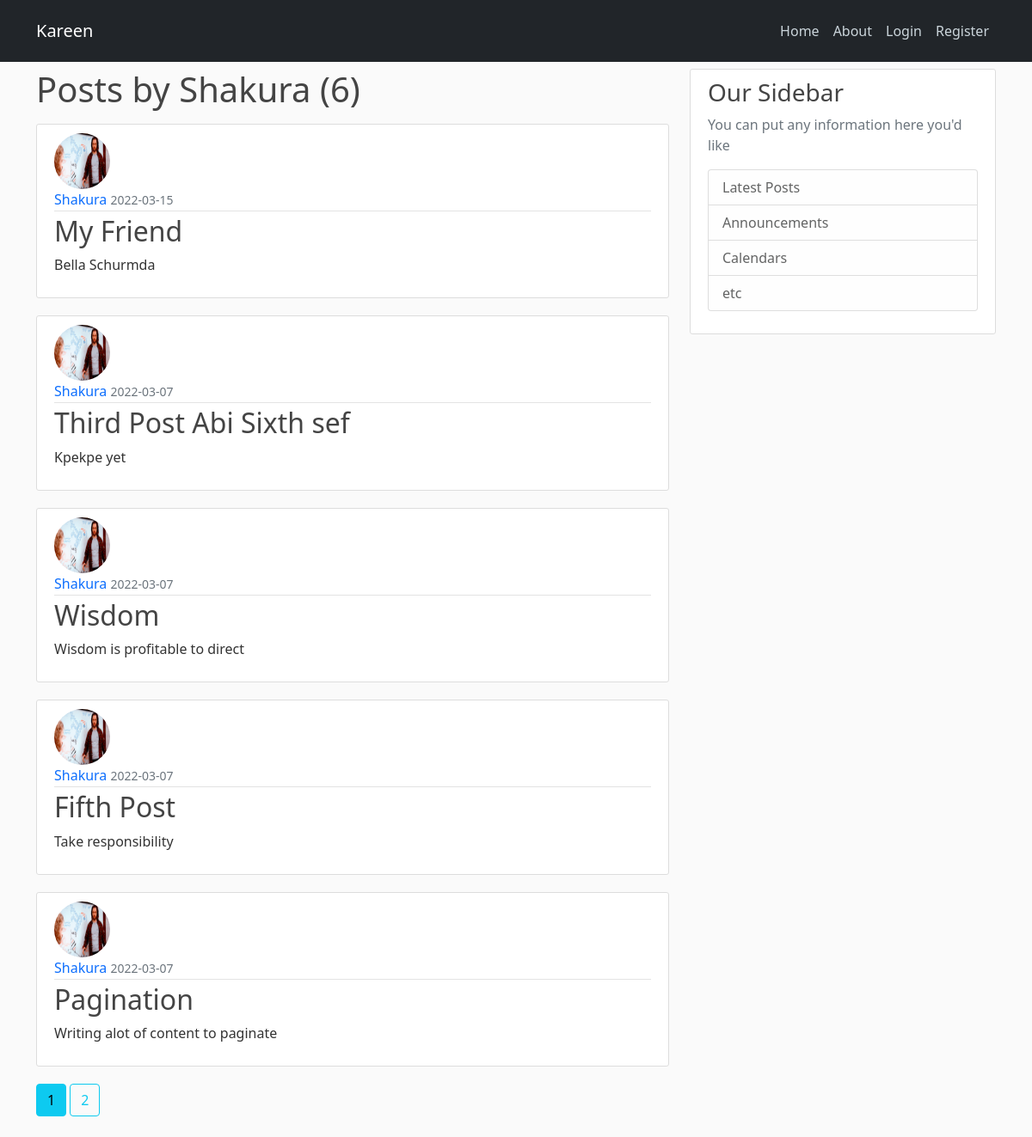
Page /user/Shakura on the committed database.
### flaskblog/models.py (models this page shows, shortened)
class User(db.Model, UserMixin):
    id = db.Column(db.Integer, primary_key = True)
    username = db.Column(db.String(20), unique = True, nullable = False)
    email = db.Column(db.String(120), unique = True, nullable = False)
    password = db.Column(db.String(60),  nullable = False)
    img_file = db.Column(db.String(20), nullable=False, default = 'default.jpg')
    post = db.relationship('Post', backref='author', lazy = True)

class Post(db.Model):
    id = db.Column(db.Integer, primary_key = True)
    title = db.Column(db.String(100), nullable=False)
    content = db.Column(db.Text, nullable=False)
    date_posted = db.Column(db.DateTime, nullable=False, default=datetime.utcnow)
    user_id = db.Column(db.Integer, db.ForeignKey('user.id'), nullable = False)

### flaskblog/users/routes.py (the view)
@users.route('/user/<string:username>', methods=['GET', 'POST'])
def user_posts(username):
    page = request.args.get('page', 1, type=int)
    user = User.query.filter_by(username=username).first_or_404()
    posts = Post.query.filter_by(author=user)\
        .order_by(Post.date_posted.desc())\
        .paginate(page = page, per_page = 5)
    return render_template('user_posts.html', posts=posts, user=user)

### flaskblog/templates/user_posts.html
{% extends 'layout.html' %}
{% block content %}
    <h1 class="mb-3"> Posts by {{ user.username }} ({{ posts.total }})</h1>
    {% for post in posts.items %}
       <article class="media content-section">
           <img class = 'rounded-circle article-img' src="{{ url_for ('static', filename = 'profile_pic/' + post.author.img_file)}}">
           <div class="media-body">
                <div class="article-metadata">
                    <a class="mr-2" href="{{ url_for('users.user_posts', username = post.author.username)}}" style="text-decoration: none;"> {{ post.author.username }} </a>
                    <small class="text-muted"> {{ post.date_posted.strftime('%Y-%m-%d') }} </small>
                </div>
                <h2><a class="article-title" href ="{{ url_for('posts.post', post_id=post.id) }}" style="text-decoration: none;" > {{ post.title }} </a></h2>
                <p class="article-content"> {{ post.content }} </p>
            </div>
       </article>
    {% endfor %}
    {% for page_num in posts.iter_pages(left_edge=1, right_edge=1,left_current=1, right_current=2) %}
        {% if page_num %}
            {% if posts.page == page_num %}
                <a class="btn btn-info mb-4" href="{{ url_for('users.user_posts', username=user.username,  page=page_num) }}"> {{ page_num }}</a>
            {% else %}
                <a class="btn btn-outline-info mb-4" href="{{ url_for('users.user_posts', username=user.username, page=page_num) }}"> {{ page_num }}</a>
            {% endif %}
        {% else %}
            ...
        {% endif %}
    {% endfor %}
{% endblock content %}

### flaskblog/static/main.css (style rules this page uses)
body { background: #fafafa; color: #333333; margin-top: 5rem; }
h1, h2, h3, h4, h5, h6 { color: #444444; }
.content-section { background: #ffffff; padding: 10px 20px; border: 1px solid #dddddd; border-radius: 3px; margin-bottom: 20px; }
.article-title { color: #444444; }
.article-content { white-space: pre-line; }
.article-img { height: 65px; width: 65px; margin-right: 16px; }
.article-metadata { padding-bottom: 1px; margin-bottom: 4px; border-bottom: 1px solid #e3e3e3 }

### rows in the picture
User: username "Shakura"
Post: img_file (picture), author.username "Shakura", date_posted "2022-03-15", title "My Friend", content "Bella Schurmda"
Post: img_file (picture), author.username "Shakura", date_posted "2022-03-07", title "Third Post Abi Sixth sef", content "Kpekpe yet"
Post: img_file (picture), author.username "Shakura", date_posted "2022-03-07", title "Wisdom", content "Wisdom is profitable to direct"
Post: img_file (picture), author.username "Shakura", date_posted "2022-03-07", title "Fifth Post", content "Take responsibility"
Post: img_file (picture), author.username "Shakura", date_posted "2022-03-07", title "Pagination", content "Writing alot of content to paginate"

### other values in the picture
{{ posts.total }} "6"
{{ page_num }} "1"
{{ page_num }} "2"
